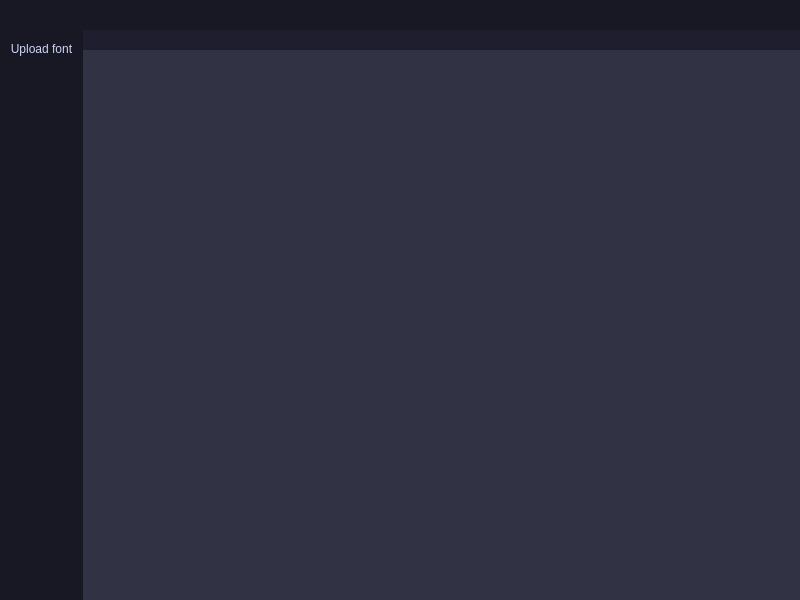
<?xml version="1.0" encoding="UTF-8"?>
<ui version="4.0">
 <class>MainWindow</class>
 <widget class="QMainWindow" name="MainWindow">
  <property name="geometry">
   <rect>
    <x>0</x>
    <y>0</y>
    <width>800</width>
    <height>600</height>
   </rect>
  </property>
  <property name="maximumSize">
   <size>
    <width>16777215</width>
    <height>600</height>
   </size>
  </property>
  <property name="windowTitle">
   <string>MainWindow</string>
  </property>
  <property name="styleSheet">
   <string notr="true">*{
	border: none;
	background-color: transparent;
	background: none;
	padding: 0;
	margin: 0;
}

#centralwidget {
	background-color: #313244;
	color: #cdd6f4;
}

#leftMenuContainer {
	background-color: #181825;
	color: #cdd6f4;
}

#mainBodyContainer {
	background-color: #313244;
	color: #cdd6f4;
}

#fontMetrics {
	background-color: #181825;
}

#panelFrame {
	background-color: #181825;
}

#statusFrame {
	background-color: #1e1e2e;
}

QLabel {
	color: #cdd6f4;
}

QPushButton {
	color: #cdd6f4;
}
</string>
  </property>
  <widget class="QWidget" name="centralwidget">
   <property name="minimumSize">
    <size>
     <width>800</width>
     <height>600</height>
    </size>
   </property>
   <layout class="QHBoxLayout" name="horizontalLayout">
    <property name="spacing">
     <number>0</number>
    </property>
    <property name="leftMargin">
     <number>0</number>
    </property>
    <property name="topMargin">
     <number>0</number>
    </property>
    <property name="rightMargin">
     <number>0</number>
    </property>
    <property name="bottomMargin">
     <number>0</number>
    </property>
    <item alignment="Qt::AlignLeft">
     <widget class="QWidget" name="leftMenuContainer" native="true">
      <property name="styleSheet">
       <string notr="true"/>
      </property>
      <layout class="QVBoxLayout" name="verticalLayout">
       <property name="spacing">
        <number>0</number>
       </property>
       <property name="leftMargin">
        <number>0</number>
       </property>
       <property name="topMargin">
        <number>0</number>
       </property>
       <property name="rightMargin">
        <number>0</number>
       </property>
       <property name="bottomMargin">
        <number>0</number>
       </property>
       <item>
        <widget class="QWidget" name="leftMenuSubContainer" native="true">
         <property name="styleSheet">
          <string notr="true"/>
         </property>
         <layout class="QVBoxLayout" name="verticalLayout_2">
          <property name="spacing">
           <number>0</number>
          </property>
          <property name="leftMargin">
           <number>0</number>
          </property>
          <property name="topMargin">
           <number>0</number>
          </property>
          <property name="rightMargin">
           <number>0</number>
          </property>
          <property name="bottomMargin">
           <number>0</number>
          </property>
          <item alignment="Qt::AlignTop">
           <widget class="QFrame" name="menu">
            <property name="frameShape">
             <enum>QFrame::NoFrame</enum>
            </property>
            <property name="frameShadow">
             <enum>QFrame::Raised</enum>
            </property>
            <layout class="QHBoxLayout" name="horizontalLayout_2">
             <item>
              <widget class="QPushButton" name="menuButton">
               <property name="text">
                <string/>
               </property>
               <property name="icon">
                <iconset resource="resources.qrc">
                 <normaloff>:/icons/icons/upload.png</normaloff>:/icons/icons/upload.png</iconset>
               </property>
               <property name="iconSize">
                <size>
                 <width>24</width>
                 <height>24</height>
                </size>
               </property>
              </widget>
             </item>
            </layout>
           </widget>
          </item>
          <item>
           <widget class="QFrame" name="empty">
            <property name="sizePolicy">
             <sizepolicy hsizetype="Preferred" vsizetype="Expanding">
              <horstretch>0</horstretch>
              <verstretch>0</verstretch>
             </sizepolicy>
            </property>
            <property name="frameShape">
             <enum>QFrame::NoFrame</enum>
            </property>
            <property name="frameShadow">
             <enum>QFrame::Raised</enum>
            </property>
            <layout class="QHBoxLayout" name="horizontalLayout_5">
             <property name="spacing">
              <number>0</number>
             </property>
             <property name="leftMargin">
              <number>10</number>
             </property>
             <property name="topMargin">
              <number>10</number>
             </property>
             <property name="rightMargin">
              <number>10</number>
             </property>
             <property name="bottomMargin">
              <number>10</number>
             </property>
             <item alignment="Qt::AlignTop">
              <widget class="QPushButton" name="pushButton">
               <property name="text">
                <string>Upload font</string>
               </property>
               <property name="icon">
                <iconset resource="resources.qrc">
                 <normaloff>:/icons/icons/upload.png</normaloff>:/icons/icons/upload.png</iconset>
               </property>
               <property name="iconSize">
                <size>
                 <width>24</width>
                 <height>24</height>
                </size>
               </property>
              </widget>
             </item>
            </layout>
           </widget>
          </item>
          <item>
           <widget class="QFrame" name="info">
            <property name="sizePolicy">
             <sizepolicy hsizetype="Preferred" vsizetype="Fixed">
              <horstretch>0</horstretch>
              <verstretch>0</verstretch>
             </sizepolicy>
            </property>
            <property name="minimumSize">
             <size>
              <width>0</width>
              <height>40</height>
             </size>
            </property>
            <property name="frameShape">
             <enum>QFrame::NoFrame</enum>
            </property>
            <property name="frameShadow">
             <enum>QFrame::Raised</enum>
            </property>
            <layout class="QHBoxLayout" name="horizontalLayout_3">
             <property name="spacing">
              <number>0</number>
             </property>
             <property name="leftMargin">
              <number>0</number>
             </property>
             <property name="topMargin">
              <number>0</number>
             </property>
             <property name="rightMargin">
              <number>0</number>
             </property>
             <property name="bottomMargin">
              <number>0</number>
             </property>
             <item>
              <widget class="QPushButton" name="infoButton">
               <property name="text">
                <string/>
               </property>
               <property name="icon">
                <iconset resource="resources.qrc">
                 <normaloff>:/icons/icons/info.png</normaloff>:/icons/icons/info.png</iconset>
               </property>
               <property name="iconSize">
                <size>
                 <width>24</width>
                 <height>24</height>
                </size>
               </property>
              </widget>
             </item>
            </layout>
           </widget>
          </item>
         </layout>
        </widget>
       </item>
      </layout>
     </widget>
    </item>
    <item>
     <widget class="QWidget" name="mainBodyContainer" native="true">
      <property name="sizePolicy">
       <sizepolicy hsizetype="Expanding" vsizetype="Preferred">
        <horstretch>0</horstretch>
        <verstretch>0</verstretch>
       </sizepolicy>
      </property>
      <property name="minimumSize">
       <size>
        <width>0</width>
        <height>20</height>
       </size>
      </property>
      <property name="maximumSize">
       <size>
        <width>16777215</width>
        <height>16777215</height>
       </size>
      </property>
      <property name="styleSheet">
       <string notr="true"/>
      </property>
      <layout class="QVBoxLayout" name="verticalLayout_4">
       <property name="spacing">
        <number>0</number>
       </property>
       <property name="leftMargin">
        <number>0</number>
       </property>
       <property name="topMargin">
        <number>0</number>
       </property>
       <property name="rightMargin">
        <number>0</number>
       </property>
       <property name="bottomMargin">
        <number>0</number>
       </property>
       <item alignment="Qt::AlignTop">
        <widget class="QFrame" name="panelFrame">
         <property name="sizePolicy">
          <sizepolicy hsizetype="Expanding" vsizetype="Fixed">
           <horstretch>0</horstretch>
           <verstretch>0</verstretch>
          </sizepolicy>
         </property>
         <property name="minimumSize">
          <size>
           <width>0</width>
           <height>30</height>
          </size>
         </property>
         <property name="frameShape">
          <enum>QFrame::NoFrame</enum>
         </property>
         <property name="frameShadow">
          <enum>QFrame::Raised</enum>
         </property>
        </widget>
       </item>
       <item alignment="Qt::AlignTop">
        <widget class="QFrame" name="statusFrame">
         <property name="sizePolicy">
          <sizepolicy hsizetype="Expanding" vsizetype="Preferred">
           <horstretch>0</horstretch>
           <verstretch>0</verstretch>
          </sizepolicy>
         </property>
         <property name="minimumSize">
          <size>
           <width>0</width>
           <height>20</height>
          </size>
         </property>
         <property name="frameShape">
          <enum>QFrame::NoFrame</enum>
         </property>
         <property name="frameShadow">
          <enum>QFrame::Raised</enum>
         </property>
        </widget>
       </item>
       <item>
        <widget class="QFrame" name="textMenuFrame">
         <property name="sizePolicy">
          <sizepolicy hsizetype="Preferred" vsizetype="Expanding">
           <horstretch>0</horstretch>
           <verstretch>0</verstretch>
          </sizepolicy>
         </property>
         <property name="frameShape">
          <enum>QFrame::NoFrame</enum>
         </property>
         <property name="frameShadow">
          <enum>QFrame::Raised</enum>
         </property>
         <layout class="QHBoxLayout" name="horizontalLayout_4">
          <property name="spacing">
           <number>0</number>
          </property>
          <property name="leftMargin">
           <number>0</number>
          </property>
          <property name="topMargin">
           <number>0</number>
          </property>
          <property name="rightMargin">
           <number>0</number>
          </property>
          <property name="bottomMargin">
           <number>0</number>
          </property>
          <item>
           <widget class="QFrame" name="frame_2">
            <property name="frameShape">
             <enum>QFrame::NoFrame</enum>
            </property>
            <property name="frameShadow">
             <enum>QFrame::Plain</enum>
            </property>
           </widget>
          </item>
         </layout>
        </widget>
       </item>
      </layout>
     </widget>
    </item>
   </layout>
  </widget>
 </widget>
 <resources>
  <include location="resources.qrc"/>
 </resources>
 <connections/>
</ui>
